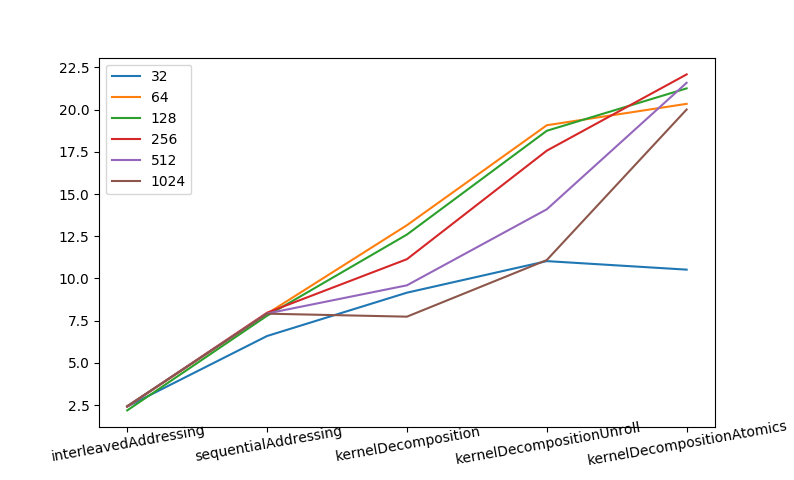

Generate this figure with Python:
import matplotlib.pyplot as plt

f = open("log", 'r')
lines = f.readlines()
f.close()

lws="LocalWorkSize "
d = {}
for i in range(len(lines)):
    if lines[i].startswith(lws):
        size = int(lines[i][len(lws):-2])
        metrics = []
        for j in range(1,6):
            metrics.append(float(lines[i+2*j].split(" ")[-2]))
        d[size] = metrics

print(d)

labels = ["interleavedAddressing", "sequentialAddressing", "kernelDecomposition", 
"kernelDecompositionUnroll", "kernelDecompositionAtomics"]

for size in list(d):
    plt.plot(d[size], label=str(size))

plt.xticks([e for e in range(5)], labels = labels, rotation=10,ha="center",
             rotation_mode="anchor")
plt.ylabel="Gelem/s"
plt.title="Different work-group sizes running the reduction approaches"
plt.legend()
plt.show()
